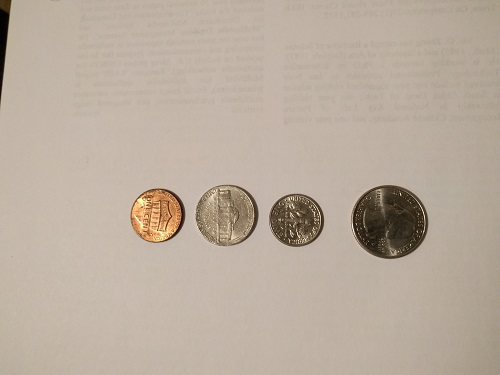
//> input picture 1.jpg, 500 x 375 px
$ ./CoinDetector 1.jpg   (built with g++ and OpenCV 4)
//> lines starting //> are read from the running program, lines starting //| are printed output that depends on the picture; after the words box and inside, x2 and y2 are one past the last pixel; in counts of white or black regions, pixels touching at a corner belong together
### money_detect.h
#ifndef MONEY_DETECT_H
#define MONEY_DETECT_H

#include <iostream>
#include <opencv2/opencv.hpp>

struct MoneyDetection {
    cv::Mat identifiedMoneyImage;
    int totalValue;
};

MoneyDetection detectBill(cv::Mat image);

MoneyDetection detectCoins(cv::Mat image);

#endif

### CoinDetector.cpp
#include <opencv2/opencv.hpp>
#include <opencv2/imgproc/imgproc.hpp>
#include<iostream>
#include "money_detect.h"

using namespace cv;
using namespace std;

Scalar ScalarBGR2HSV(Scalar scalar);

Mat getSquareImage(const cv::Mat& img, int target_width);

Scalar getMeanCircleHSV(Mat imgScaled, Vec3f circle);

void drawResult(Mat img, Point center, float radius, string text);

// [10 lines left out: function getCircularityThresh, not called in this run]

Mat imgScaled;

MoneyDetection detectCoins(Mat img){
	imgScaled = getSquareImage(img, 600);

	Mat gray;
	cvtColor(imgScaled, gray, CV_BGR2GRAY);

	// smooth it, otherwise a lot of false circles may be detected
	GaussianBlur(gray, gray, Size(3, 3), 1.5, 1.5);

	namedWindow("Gray Blurred Image", WINDOW_NORMAL);
	resizeWindow("Gray Blurred Image", 600, 600);
	imshow("Gray Blurred Image", gray);

	Mat edges, edgesOpened;

	Canny(gray, edges, 50, 170, 3);

	/*
	//threshold(gray, edges, 100, 255, CV_THRESH_OTSU);
	adaptiveThreshold(edges, edges, 255, ADAPTIVE_THRESH_GAUSSIAN_C, THRESH_BINARY_INV, 5, 1);
	//Morphology
	//Dilation
	int dilation_type = MORPH_CROSS; // dilation_type = MORPH_RECT,MORPH_CROSS,MORPH_ELLIPSE
	int dilation_size = 1;
	Mat element = getStructuringElement(
		dilation_type,
		Size(2 * dilation_size + 1, 2 * dilation_size + 1),
		Point(dilation_size, dilation_size)
	);
	morphologyEx(edges, edgesOpened, MORPH_ERODE, element);
	*/

	namedWindow("Canny", 0);
	resizeWindow("Canny", 600, 600);
	imshow("Canny", edges);


	vector<Vec3f> allCircles, circles;

	// [41 lines of commented-out code are left out]
	HoughCircles(edges, allCircles, CV_HOUGH_GRADIENT, 2, gray.rows / 12, 200, 80, 20, 70);

	// Filter circles
	copy_if (
		allCircles.begin(),
		allCircles.end(),
		back_inserter(circles),
		[](Vec3f circle){
			Scalar hsv = getMeanCircleHSV(imgScaled, circle);
			return (hsv[0] >=8 && hsv[0] <=17 && hsv[1] >= 130 && hsv[1] <=190 && hsv[2] >= 60 && hsv[2] <=135) ||
				   (hsv[0] >= 15 && hsv[0] < 18 && hsv[1] > 50 && hsv[1] <=130 && hsv[2] > 85 && hsv[2] <=210) ||
				   (hsv[0] >= 17 && hsv[0] <=20 && hsv[1] >= 110 && hsv[1] <=170 && hsv[2] >= 90 && hsv[2] <=195);
		}
	);

	//sort in descending based on radius
	struct sort_pred {
		bool operator()(const Vec3f &left, const Vec3f &right) {
			return left[2]< right[2];
		}
	};
	sort(
		circles.rbegin(),
		circles.rend(),
		sort_pred()
	);

	float largestRadius = circles[0][2];
	float change = 0;
	int coins = 0;
	float ratio;

	cout << circles.size() << endl;
	for (size_t i = 0; i < circles.size(); i++)
	{
		Point center(cvRound(circles[i][0]), cvRound(circles[i][1]));
		float radius = circles[i][2];
		ratio = ((radius*radius) / (largestRadius*largestRadius));

		Scalar hsv = getMeanCircleHSV(imgScaled, circles[i]);

		/*
		   Average colors were picked based on trial and error.
		   There is 3 categories:
			- Pennies (color is hgsv(<= 13, 130-190, 60-110) then 5/2/1 cents)
			- Big cents (color is hgsv(15-20, 54-127, 85-207) then 10/20/50 cents)
			- Euros (color is hgsv(18-19, 110-160, 95-190) then 1/2 euros)
		   In each color category we differentiate coins based on the area of each coin compared to the 2 euro coin.
		   Areas were picked based on trial and error
		*/

		if(i==0) {
			drawResult(
				imgScaled,
				center,
				radius,
				to_string(i)+ "- 2 euros"
			);
			change = change + 2.00;
			coins = coins + 1;
			cout <<  i << " 2 euros - " << hsv <<endl;
		}
		else if (hsv[0] >=8 && hsv[0] <=17 && hsv[1] >= 130 && hsv[1] <=190 && hsv[2] >= 60 && hsv[2] <=135)
		{
			if (ratio >= 0.70)
			{
				drawResult(
					imgScaled,
					center,
					radius,
					to_string(i)+ "- 5 cents"
				);
				change = change + .05;
				coins = coins + 1;
				cout <<  i << " 5 cents - " << hsv <<endl;
			}
			else if ((ratio >= 0.55) && (ratio<.70))
			{
				drawResult(
					imgScaled,
					center,
					radius,
					to_string(i)+ "- 2 cents"
				);
				change = change + .02;
				coins = coins + 1;
				cout <<  i << " 2 cents - " << hsv <<endl;
			}
			else if ((ratio >= 0.3) && (ratio<.55))
			{
				drawResult(
					imgScaled,
					center,
					radius,
					to_string(i)+ "-1 cent"
				);
				change = change + .01;
				coins = coins + 1;
				cout <<  i << " 1 cent - " << hsv <<endl;
			}
		}
		else if (hsv[0] >= 15 && hsv[0] < 18 && hsv[1] > 50 && hsv[1] <=130 && hsv[2] > 85 && hsv[2] <=210)
		{
			if (ratio >= 0.90)
			{
				drawResult(
					imgScaled,
					center,
					radius,
					to_string(i)+ "-2 euro"
				);
				change = change + 2.0;
				coins = coins + 1;
				cout << i << "2 euro - " << hsv <<endl;
			}
			else if ((ratio >= 0.40) && (ratio<90))
			{
				drawResult(
					imgScaled,
					center,
					radius,
					to_string(i)+ "-1 euro"
				);
				change = change + 1.00;
				coins = coins + 1;
				cout << i << " 1 euro - " << hsv <<endl;
			}
		}
		else if (hsv[0] >= 17 && hsv[0] <=20 && hsv[1] >= 110 && hsv[1] <=170 && hsv[2] >= 90 && hsv[2] <=195)
		{
			if (ratio >= 0.85)
			{
				drawResult(
					imgScaled,
					center,
					radius,
					to_string(i)+ "-50 cents"
				);
				change = change + 0.5;
				coins = coins + 1;
				cout << i << " 50 cents - " << hsv <<endl;
			}
			else if ((ratio >= 0.65) && (ratio<.85))
			{
				drawResult(
					imgScaled,
					center,
					radius,
					to_string(i)+ "-20 cents"
				);
				change = change + .20;
				coins = coins + 1;
				cout << i << " 20 cents - " << hsv <<endl;
			}
			else if ((ratio >= 0.40) && (ratio<.65))
			{
				drawResult(
					imgScaled,
					center,
					radius,
					to_string(i)+ "-10 cents"
				);
				change = change + .10;
				coins = coins + 1;
				cout << i << " 10 cents - " << hsv <<endl;
			}
		}

		/*drawResult(
			imgScaled,
			center,
			radius,
			to_string(i)+ "-?? euro"
		);
		cout <<  i << " ?? cents - " << hsv <<endl;*/


	}

	putText(
		imgScaled,
		"Coins: " + to_string(coins) + " // Total Money:" + to_string(change),
		Point(imgScaled.cols / 10, imgScaled.rows - imgScaled.rows / 10),
		FONT_HERSHEY_COMPLEX_SMALL,
		0.7,
		Scalar(0, 255, 255),
		0.6,
		CV_AA
	);
	MoneyDetection moneyDetect = {
		.identifiedMoneyImage = imgScaled,
		.totalValue = change
	};
	return moneyDetect;
}

int main(int argc, char** argv)
{
	Mat img;
	img = imread(argv[1]);
//> img is the input picture: 375 rows x 500 cols, CV_8UC3; mean B, G, R 157.7, 172, 185.9
	if (img.empty()) {
		cout << "Wrong file or unexistant!" <<endl;
		return -1;
	}

	MoneyDetection moneyDetected = detectCoins(img);
//> in detectCoins, `Canny(gray, edges, 50, 170, 3);`:
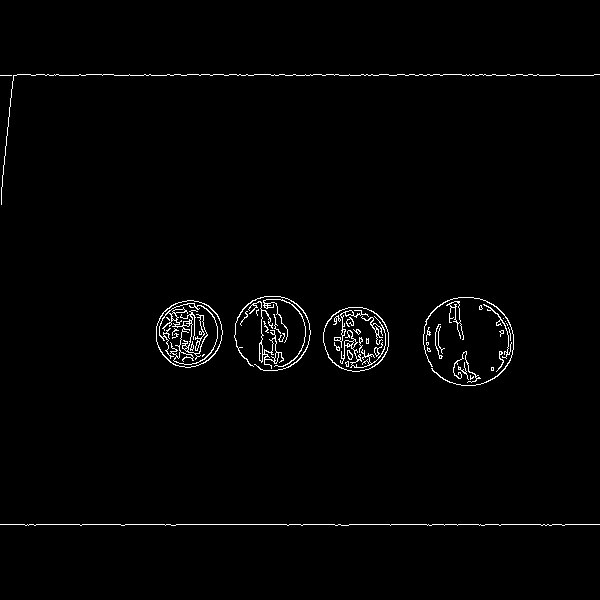
//> edges: 600 rows x 600 cols, CV_8UC1; 1.5% white in thin lines or dots, all inside (x1, y1, x2, y2) = (0, 74, 600, 526)
//> in detectCoins, `HoughCircles(edges, allCircles, CV_HOUGH_GRADIENT, 2, gray.rows / 12, ..`: allCircles = 4 circles (x, y, radius): [465, 339, 42.8], [357, 339, 32.6], [189, 333, 34.4], [275, 333, 36.8]
//> in getMeanCircleHSV, `Scalar meanIntensity = mean(img, mask);`: meanIntensity = Scalar(39.74, 55.24, 66.41)

	namedWindow("Result", WINDOW_NORMAL);
	resizeWindow("Result", 600, 600);
	imshow("Result", moneyDetected.identifiedMoneyImage);

	waitKey();

	return 0;
}

// Converts a RGB Scalar to a HSV Scalar
Scalar ScalarBGR2HSV(Scalar scalar) {
    Mat hsv;
    Mat rgb(1,1, CV_8UC3, scalar);
    cvtColor(rgb, hsv, CV_BGR2HSV);
    return Scalar(hsv.data[0], hsv.data[1], hsv.data[2]);
}

// Returns mean HSV intensity from circle
Scalar getMeanCircleHSV(Mat img, Vec3f circ) {
	Mat1b mask(img.size(), uchar(0));
    circle(mask, Point(circ[0], circ[1]), circ[2], Scalar(255), CV_FILLED);
	Scalar meanIntensity = mean(img, mask);
	return ScalarBGR2HSV(meanIntensity);
//> in ScalarBGR2HSV, `Mat rgb(1,1, CV_8UC3, scalar);`: rgb = [[40, 55, 66]]
//> in ScalarBGR2HSV, `cvtColor(rgb, hsv, CV_BGR2HSV);`: hsv = [[17, 100, 66]]
//> call 2 of getMeanCircleHSV, with circ = [357, 339, 32.6]
//> in getMeanCircleHSV (call 2), `circle(mask, Point(circ[0], circ[1]), circ[2], Scalar(255), CV_FILLED);`:
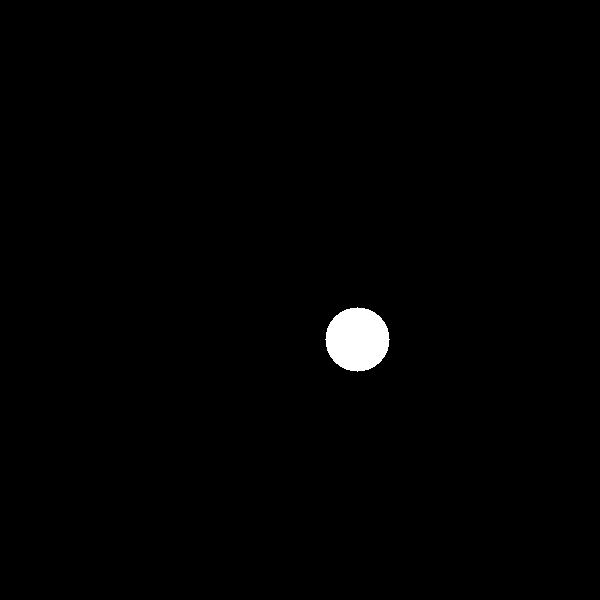
//> mask: 600 rows x 600 cols, CV_8UC1; 0.89% white; 1 white region, box (x1, y1, x2, y2) and area: (325, 307, 390, 372) 3209
//> in getMeanCircleHSV (call 2), `Scalar meanIntensity = mean(img, mask);`: meanIntensity = Scalar(69.51, 90.03, 106.8)
//> call 3 of getMeanCircleHSV, with circ = [189, 333, 34.4]
//> in getMeanCircleHSV (call 3), `circle(mask, Point(circ[0], circ[1]), circ[2], Scalar(255), CV_FILLED);`:
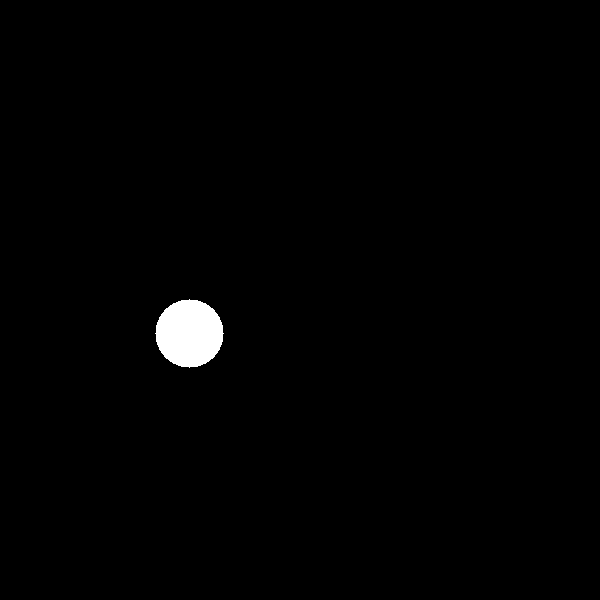
//> mask: 600 rows x 600 cols, CV_8UC1; 1% white; 1 white region, box (x1, y1, x2, y2) and area: (155, 299, 224, 368) 3625
//> in getMeanCircleHSV (call 3), `Scalar meanIntensity = mean(img, mask);`: meanIntensity = Scalar(95.02, 141.2, 191.4)
//> call 4 of getMeanCircleHSV, with circ = [275, 333, 36.8]
//> in getMeanCircleHSV (call 4), `circle(mask, Point(circ[0], circ[1]), circ[2], Scalar(255), CV_FILLED);`:
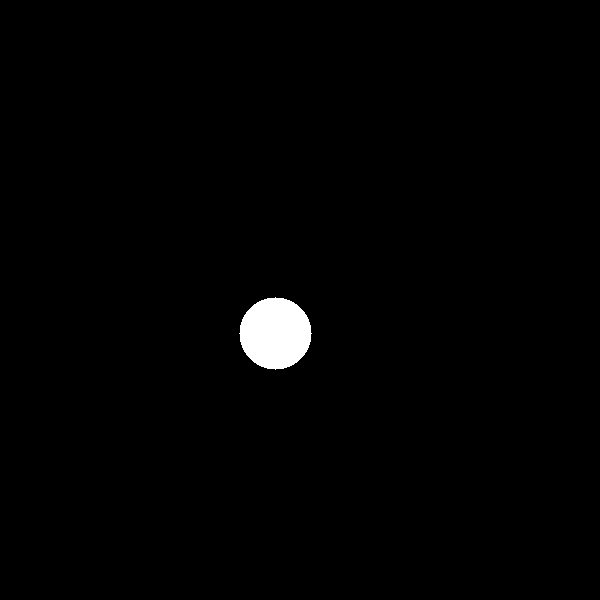
//> mask: 600 rows x 600 cols, CV_8UC1; 1.1% white; 1 white region, box (x1, y1, x2, y2) and area: (239, 297, 312, 370) 4053
//> in getMeanCircleHSV (call 4), `Scalar meanIntensity = mean(img, mask);`: meanIntensity = Scalar(109.6, 134.4, 153.7)
//> in detectCoins, `copy_if ( allCircles.begin(), allCircles.end(), back_inserter(circles)..`: circles = 2 items: [357, 339, 32.6], [275, 333, 36.8]
//> in detectCoins, `float largestRadius = circles[0][2];`: largestRadius = 36.8
//| 2
//> the loop in detectCoins, `for (size_t i = 0; i < circles.size(); i++)` made 2 passes
//> (center, radius, ratio, meanIntensity in getMeanCircleHSV, rgb in ScalarBGR2HSV, hsv) on passes 1 to 2: (Point(275, 333), 36.8, 1, Scalar(109.6, 134.4, 153.7), [[110, 134, 154]], Scalar(16, 73, 154)), (Point(357, 339), 32.6, 0.785, Scalar(69.51, 90.03, 106.8), [[70, 90, 107]], Scalar(16, 88, 107))
//> (printed output is left out)
//> pass 1, in drawResult, `putText( img, text, Point(center.x - radius, center.y + radius + 15), ..`:
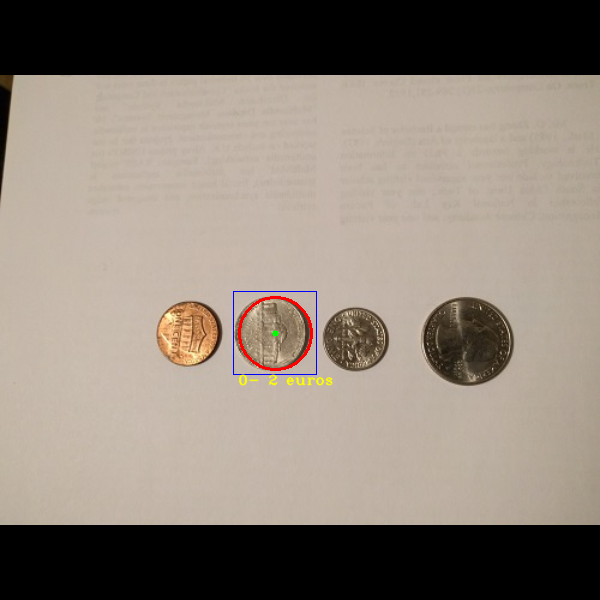
//> img: 600 rows x 600 cols, CV_8UC3; mean B, G, R 118, 128.6, 139.4
//> pass 2, in drawResult (call 2), `putText( img, text, Point(center.x - radius, center.y + radius + 15), ..`:
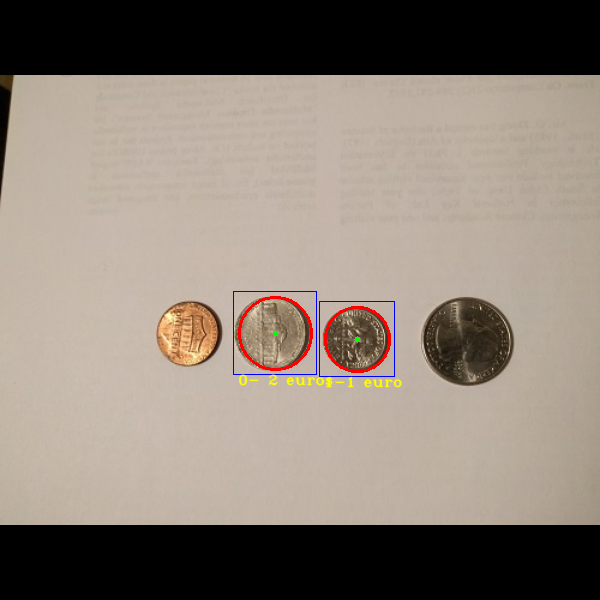
//> img: 600 rows x 600 cols, CV_8UC3; 0.37% of pixels changed, all inside (x1, y1, x2, y2) = (319, 301, 402, 388)
//> after the loop in detectCoins, `for (size_t i = 0; i < circles.size(); i++)`: change = 3; coins = 2
//> in detectCoins, `putText( imgScaled, "Coins: " + to_string(coins) + " // Total Money:" ..`:
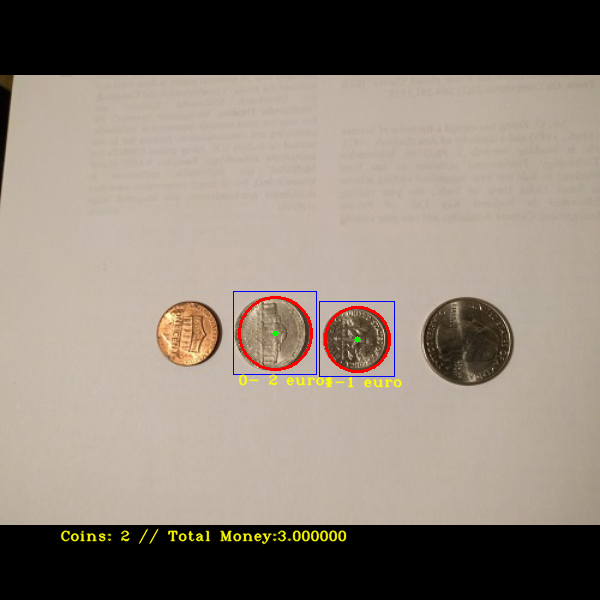
//> imgScaled: 600 rows x 600 cols, CV_8UC3; 0.53% of pixels changed, all inside (x1, y1, x2, y2) = (60, 528, 347, 545)
}

// Converts image to square image of side target_width. Crops remains, meaning it doesn't stretch the img.
Mat getSquareImage(const cv::Mat& img, int target_width)
{
    int width = img.cols,
       height = img.rows;

    cv::Mat square = cv::Mat::zeros( target_width, target_width, img.type() );

    int max_dim = ( width >= height ) ? width : height;
    float scale = ( ( float ) target_width ) / max_dim;
    cv::Rect roi;
    if ( width >= height )
    {
        roi.width = target_width;
        roi.x = 0;
        roi.height = height * scale;
        roi.y = ( target_width - roi.height ) / 2;
    }
    else
    {
        roi.y = 0;
        roi.height = target_width;
        roi.width = width * scale;
        roi.x = ( target_width - roi.width ) / 2;
    }

    cv::resize( img, square( roi ), roi.size() );

    return square;
}

// Draws a highlight in each coin and writes it's value on the side
void drawResult(Mat img, Point center, float radius, string text)
{
	// draw the circle center
	circle(img, center, 3, Scalar(0, 255, 0), -1, 8, 0);
	// draw the circle outline
	circle(img, center, radius, Scalar(0, 0, 255), 2, 8, 0);
	rectangle(
		img,
		Point(center.x - radius - 5, center.y - radius - 5),
		Point(center.x + radius + 5, center.y + radius + 5),
		CV_RGB(0, 0, 255),
		1,
		8,
		0
	); //Opened contour - draw a green rectangle arpund circle
	putText(
		img,
		text,
		Point(center.x - radius, center.y + radius + 15),
		FONT_HERSHEY_COMPLEX_SMALL,
		0.7,
		Scalar(0, 255, 255),
		0.4,
		CV_AA
	);
}

$ run again, on 3.jpg
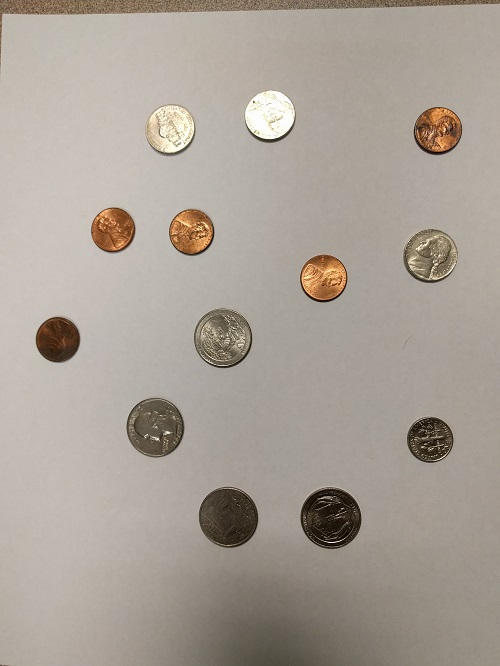
//> input picture 3.jpg, 500 x 666 px
//> img is the input picture: 666 rows x 500 cols, CV_8UC3; mean B, G, R 150.4, 160.3, 169.1
//> in detectCoins, `Canny(gray, edges, 50, 170, 3);`:
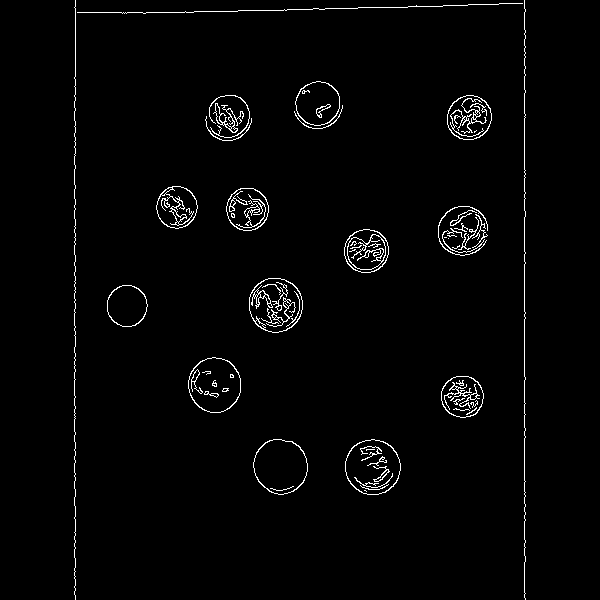
//> edges: 600 rows x 600 cols, CV_8UC1; 2% white in thin lines or dots, all inside (x1, y1, x2, y2) = (74, 0, 526, 600)
//> allCircles = 11 circles (x, y, radius): [275, 305, 27.8], [371, 467, 27], [279, 467, 26.8], [469, 117, 23.2], [317, 103, 21], [227, 115, 21], [215, 387, 25.8], [365, 249, 21.4], [127, 305, 21.6], [461, 397, 20.5], [461, 229, 20.8]
//> mask: 600 rows x 600 cols, CV_8UC1; 0.64% white; 1 white region, box (x1, y1, x2, y2) and area: (248, 278, 303, 333) 2289
//> meanIntensity = Scalar(100.2, 117.9, 127.3)
//> rgb = [[100, 118, 127]]
//> in ScalarBGR2HSV, `cvtColor(rgb, hsv, CV_BGR2HSV);`: hsv = [[20, 54, 127]]
//> mask: 600 rows x 600 cols, CV_8UC1; 0.64% white; 1 white region, box (x1, y1, x2, y2) and area: (344, 440, 399, 495) 2289
//> mask: 600 rows x 600 cols, CV_8UC1; 0.59% white; 1 white region, box (x1, y1, x2, y2) and area: (253, 441, 306, 494) 2121
//> mask: 600 rows x 600 cols, CV_8UC1; 0.46% white; 1 white region, box (x1, y1, x2, y2) and area: (446, 94, 493, 141) 1653
//> mask: 600 rows x 600 cols, CV_8UC1; 0.38% white; 1 white region, box (x1, y1, x2, y2) and area: (296, 82, 339, 125) 1373
//> mask: 600 rows x 600 cols, CV_8UC1; 0.38% white; 1 white region, box (x1, y1, x2, y2) and area: (206, 94, 249, 137) 1373
//> mask: 600 rows x 600 cols, CV_8UC1; 0.54% white; 1 white region, box (x1, y1, x2, y2) and area: (190, 362, 241, 413) 1961
//> mask: 600 rows x 600 cols, CV_8UC1; 0.38% white; 1 white region, box (x1, y1, x2, y2) and area: (344, 228, 387, 271) 1373
//> circles = 1 item: [127, 305, 21.6]
//> largestRadius = 21.6
//| 1
//> the loop in detectCoins, `for (size_t i = 0; i < circles.size(); i++)` made 1 pass
//> (center, radius, ratio, meanIntensity in getMeanCircleHSV, rgb in ScalarBGR2HSV, hsv) on pass 1: (Point(127, 305), 21.6, 1, Scalar(38.47, 56.51, 82.5), [[38, 57, 83]], Scalar(13, 138, 83))
//> (printed output is left out)
//> after the loop in detectCoins, `for (size_t i = 0; i < circles.size(); i++)`: change = 2; coins = 1
//> in detectCoins, `putText( imgScaled, "Coins: " + to_string(coins) + " // Total Money:" ..`:
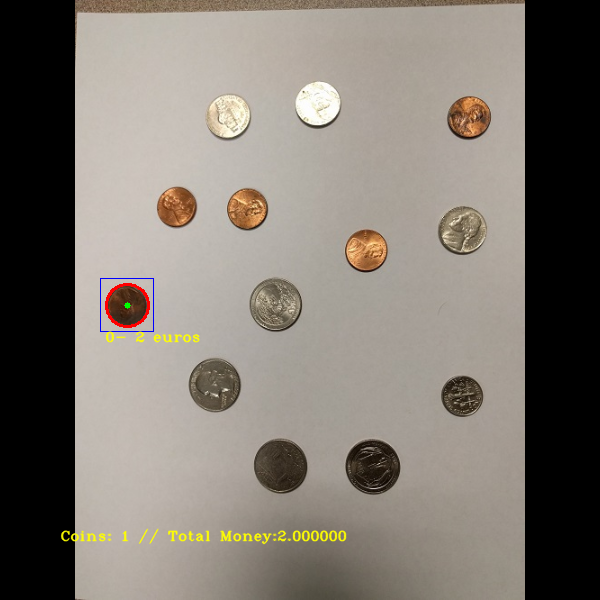
//> imgScaled: 600 rows x 600 cols, CV_8UC3; mean B, G, R 112.2, 120.2, 127
